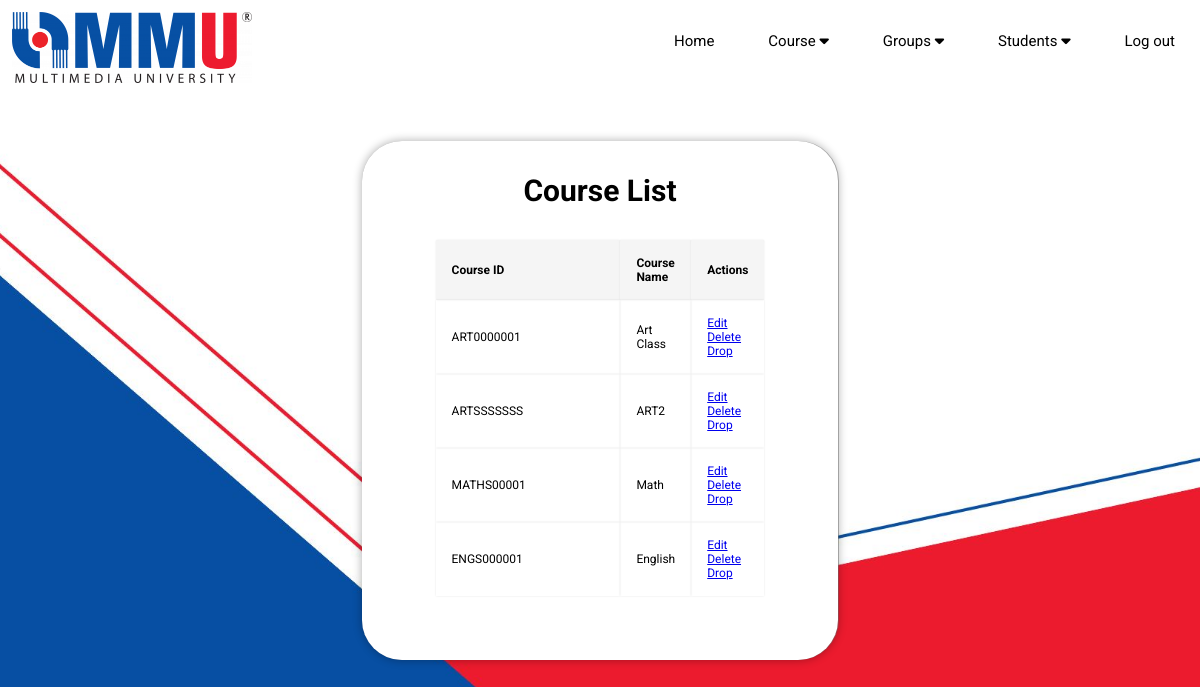
/class_list (signed in), run on the app's committed database.
### tables this page shows
CREATE TABLE "Classes" (
	"class_id"	TEXT NOT NULL,
	"class_name"	TEXT NOT NULL,
	PRIMARY KEY("class_id")
);

### app.py (the view)
@app.route('/class_list')
def class_list():
    lecturer_id = session.get('user_id')
    if lecturer_id:
        conn = get_db_connection()
        cursor = conn.cursor()
        cursor.execute("SELECT Classes.class_id, Classes.class_name, Users.name AS lecturer_name FROM Classes INNER JOIN Class_lecturers ON Classes.class_id = Class_lecturers.class_id INNER JOIN Users ON Class_lecturers.lecturer_id = Users.user_id WHERE Users.user_id = ?", (lecturer_id,))
        classes = cursor.fetchall()
        conn.close()
        return render_template('class_list.html', classes=classes)
    else:
        return "No user logged in"

### app.py (called while the page is built)
def get_db_connection():
    conn = sqlite3.connect(DATABASE)
    conn.row_factory = sqlite3.Row
    return conn

### templates/class_list.html (shortened to what this page needs)
{%extends "layout_lect.html"%}
{%block content%}
    <div class="add_class">
        <h1>Course List</h1>
        <table class="class_list">
            <tr>
                <th>Course ID</th>
                <th>Course Name</th>
                <th>Actions</th>
            </tr>
            {% for class in classes %}
            <tr>
                <td class="name">{{ class['class_id'] }}</td>
                <td class="name">{{ class['class_name'] }}</td>
                <td class="name">
                    <a href="{{ url_for('edit_class', class_id=class['class_id']) }}">Edit</a>
                    <a href="{{ url_for('delete_class', class_id=class['class_id']) }}" onclick="return confirm('Are you sure you want to delete this class?')">Delete</a>
                    <a href="{{ url_for('drop_class', class_id=class['class_id']) }}" onclick="return confirm('Are you sure you want to drop this class?')">Drop</a>
                </td>
            </tr>
            {% endfor %}
        </table>
    </div>
{%endblock%}

### static/style_LecturerMenu.css (style rules this page uses)
* { padding: 0; margin: 0; box-sizing: border-box; font-family: "Roboto", sans-serif; }
body { display: flex; justify-content: center; align-items: center; min-height: 100vh; background: url(PageBg.jpg) no-repeat; background-size: cover; background-position: center; image-resolution: 1080; }
.add_class { min-width:420px; width: auto; background: rgb(255, 255, 255); color: black; border: 2px solid rgba(255, 255, 255, .2); backdrop-filter: contrast(50%); box-shadow: 0 0 10px rgba(0, 0, 0, 0.329); border-radius: 40px; margin: 0px; padding: 30px 40px; }
.add_class h1 { font-size: 30px; text-align: center; }
.class_list { font-size: 12px; font-weight: normal; display: flex; justify-content: center; align-items: center; border-radius: 2%; width: 100%; margin: 0px auto; padding: 2rem; border-collapse: collapse; }
td.name { width: 100%; height: 100%; padding: 1rem; align-items: center; background-color: transparent; box-shadow: 0 0 2px rgba(0, 0, 0, .1);; }
th { width: 100%; height: 100%; font-weight: bold; color: black; padding: 1rem; text-align: left; border-radius: 2%; background-color: whitesmoke; box-shadow: 0 0 2px rgba(0, 0, 0, .1); }

### data on the page
Classes: class_id "ART0000001", class_name "Art Class"
Classes: class_id "ARTSSSSSSS", class_name "ART2"
Classes: class_id "MATHS00001", class_name "Math"
Classes: class_id "ENGS000001", class_name "English"
